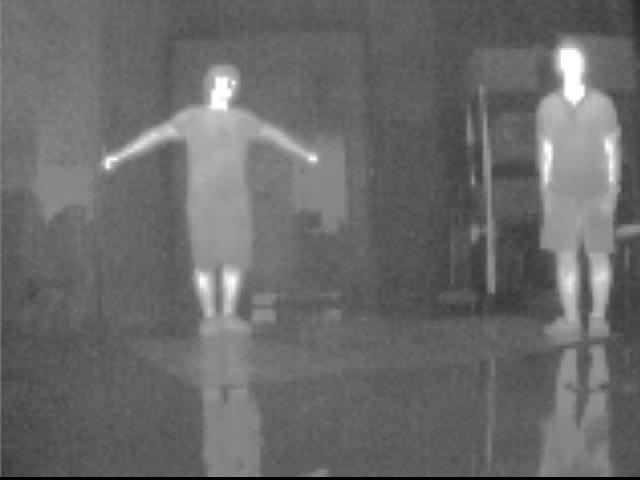
%> input picture images/IR1_6.23_3people_walk17.jpg, 640 x 480 px
$ octave --eval "result = draw_Rectangle(imread('../images/IR1_6.23_3people_walk17.jpg'));"   (GNU Octave 9; MATLAB toolbox functions it lacks are replaced by stand-ins)
%> lines starting %> are read from the running program, lines starting %| are printed output that depends on the picture
### Working_Code/sfigure.m
function h = sfigure(h)
% SFIGURE  Create figure window (minus annoying focus-theft).
%
% Usage is identical to figure.
%
% Daniel Eaton, 2005
%
% See also figure

if nargin>=1
	if ishandle(h)
		set(0, 'CurrentFigure', h);
	else
		h = figure(h);
	end
else
	h = figure;
end

### code/draw_Rectangle.m
%%%This function will determine centroids, row1L, row2L, column1L, column2L
%%%and draw a rectangle around the target

function [centroids, row1L, row2L, column1L, column2L] = draw_Rectangle(BW)
    verticalL = any(BW,2);
    horizontalL = any(BW,1);
    row1L = find(verticalL,1,'first');                                     %%%Finds top row pixel of 1 in image
    row2L = find(verticalL,1, 'last');                                     %%%Finds lowest/bottom row pixel of 1 in image
    column1L = find(horizontalL,1,'first');                                %%%Finds first horizontal pixel (first side of target)
    column2L = find(horizontalL,1,'last');                                 %%%Finds last horizontal pixel (last side of target)
    wL = column2L - column1L;
    hL = row2L - row1L;

    sfigure(3); imshow(BW); hold on;
    rectangle('Position',[column1L row1L wL hL],'EdgeColor','r','LineStyle','-.','LineWidth',1.5);
    center  = regionprops(BW, 'centroid');
    centroids = cat(1, center.Centroid);
    plot(centroids(:,1), centroids(:,2), '+r', 'MarkerSize',10);           %%%Mass Centroid
%> in draw_Rectangle, `verticalL = any(BW,2);`: verticalL = 480 logical values, 480 true
%> in draw_Rectangle, `horizontalL = any(BW,1);`: horizontalL = 640 logical values, 640 true
%> in draw_Rectangle, `row1L = find(verticalL,1,'first');`: row1L = 1
%> in draw_Rectangle, `row2L = find(verticalL,1, 'last');`: row2L = 480
%> in draw_Rectangle, `column1L = find(horizontalL,1,'first');`: column1L = 1
%> in draw_Rectangle, `column2L = find(horizontalL,1,'last');`: column2L = 640
%> in draw_Rectangle, `wL = column2L - column1L;`: wL = 639
%> in draw_Rectangle, `hL = row2L - row1L;`: hL = 479
%> in draw_Rectangle, `center  = regionprops(BW, 'centroid');`: center = 255 regions; first 5, Centroid: [330.5 479.3], [381.4 479.2], [305.6 478.7], [402.5 478.2], [206.6 478.2]
%> in draw_Rectangle, `centroids = cat(1, center.Centroid);`: centroids = 255 rows, first 12: [330.5 479.3; 381.4 479.2; 305.6 478.7; 402.5 478.2; 206.6 478.2; 437.7 478; 505 478; 329 478; 0 0; 1 478; 0 0; 0 0]
%> `result = draw_Rectangle(imread('../images/IR1_6.23_3people_walk17.jpg'..`:
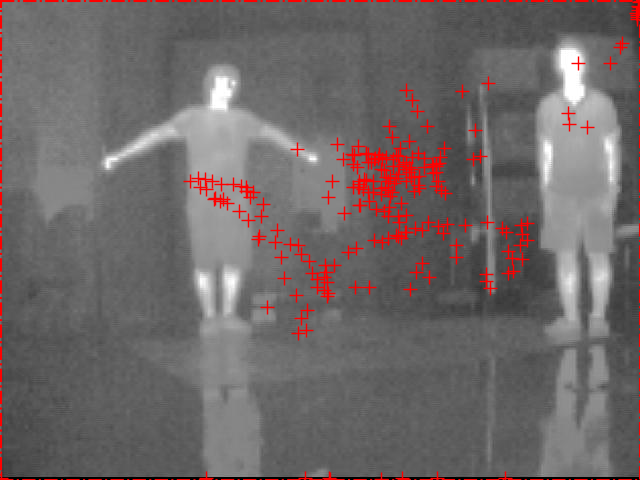
%> figure redrawn from the program's plot data
%> `result = draw_Rectangle(imread('../images/IR1_6.23_3people_walk17.jpg'..`: result has the same summary as centroids in draw_Rectangle

$ run again, on images/IR1_gesture5.jpg
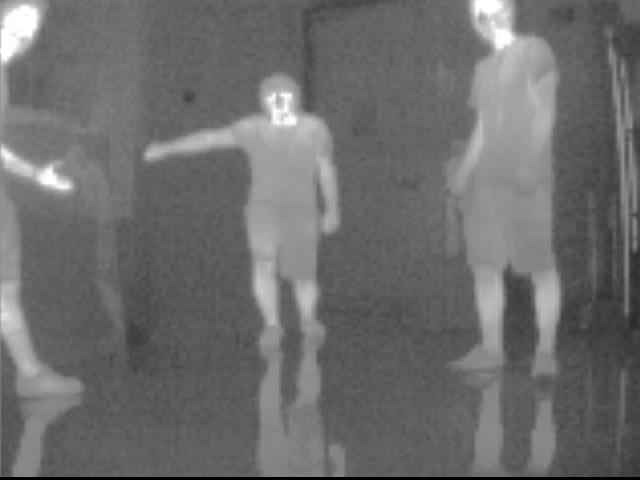
%> input picture images/IR1_gesture5.jpg, 640 x 480 px
%> verticalL = 480 logical values, 480 true
%> horizontalL = 640 logical values, 640 true
%> row1L = 1
%> row2L = 480
%> column1L = 1
%> column2L = 640
%> wL = 639
%> hL = 479
%> center = 255 regions; first 5, Centroid: [333.3 479.1], [336.4 479], [327.8 478.7], [422.9 478.6], [276.7 478]
%> centroids = 255 rows, first 12: [333.3 479.1; 336.4 479; 327.8 478.7; 422.9 478.6; 276.7 478; 549.2 478; 0 0; 0 0; 0 0; 0 0; 0 0; 0 0]
%> `result = draw_Rectangle(imread('../images/IR1_6.23_3people_walk17.jpg'..`:
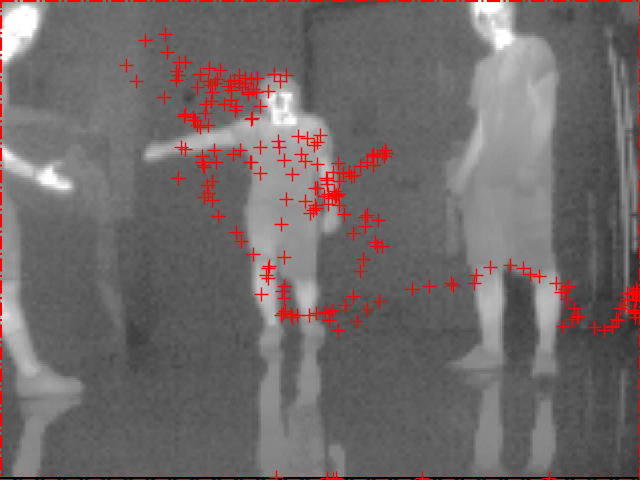
%> figure redrawn from the program's plot data
%> result has the same summary as centroids in draw_Rectangle

$ run again, on images/IR3_gesture10.jpg
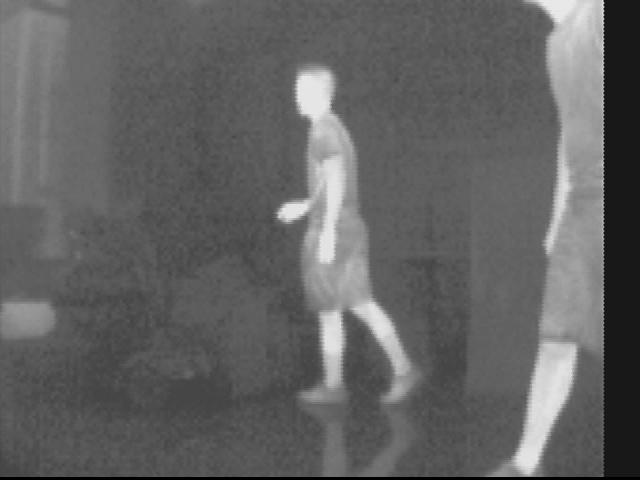
%> input picture images/IR3_gesture10.jpg, 640 x 480 px
%> verticalL = 480 logical values, 480 true
%> horizontalL = 640 logical values, 640 true
%> row1L = 1
%> row2L = 480
%> column1L = 1
%> column2L = 640
%> wL = 639
%> hL = 479
%> center = 238 regions; first 5, Centroid: [290.2 479.2], [374.9 479.1], [321.1 478.8], [273.9 478.9], [282.5 479.1]
%> centroids = 238 rows, first 12: [290.2 479.2; 374.9 479.1; 321.1 478.8; 273.9 478.9; 282.5 479.1; 356.5 478.5; 547 478; 488 478; 0 0; 606.6 201.8; 606.3 188.1; 606.2 159.9]
%> `result = draw_Rectangle(imread('../images/IR1_6.23_3people_walk17.jpg'..`:
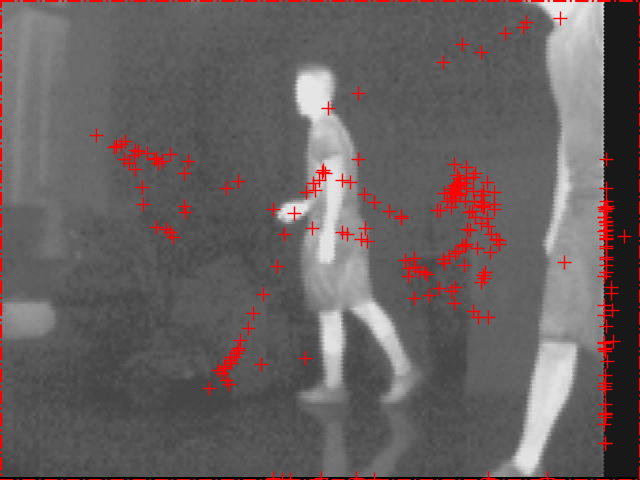
%> figure redrawn from the program's plot data
%> result has the same summary as centroids in draw_Rectangle

$ run again, on images/picR142.jpg
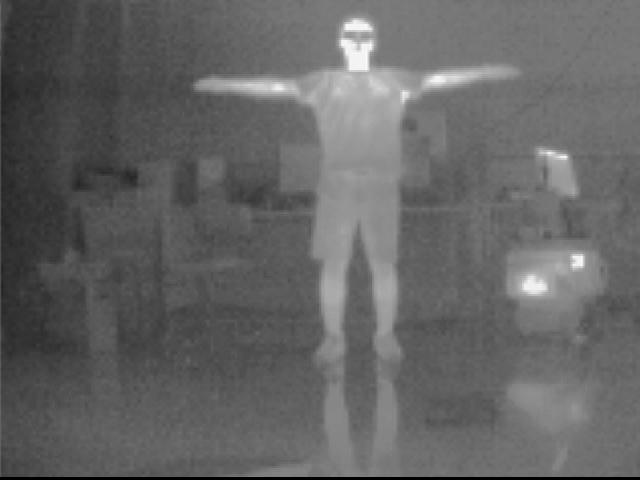
%> input picture images/picR142.jpg, 640 x 480 px
%> verticalL = 480 logical values, 480 true
%> horizontalL = 640 logical values, 640 true
%> row1L = 1
%> row2L = 480
%> column1L = 1
%> column2L = 640
%> wL = 639
%> hL = 479
%> center = 255 regions; first 5, Centroid: [395.2 479], [367.2 478.8], [316.7 478.7], [367.9 478.4], [116.8 478.4]
%> centroids = 255 rows, first 12: [395.2 479; 367.2 478.8; 316.7 478.7; 367.9 478.4; 116.8 478.4; 312 479; 0 0; 0 0; 0 0; 0 0; 0 0; 0 0]
%> `result = draw_Rectangle(imread('../images/IR1_6.23_3people_walk17.jpg'..`:
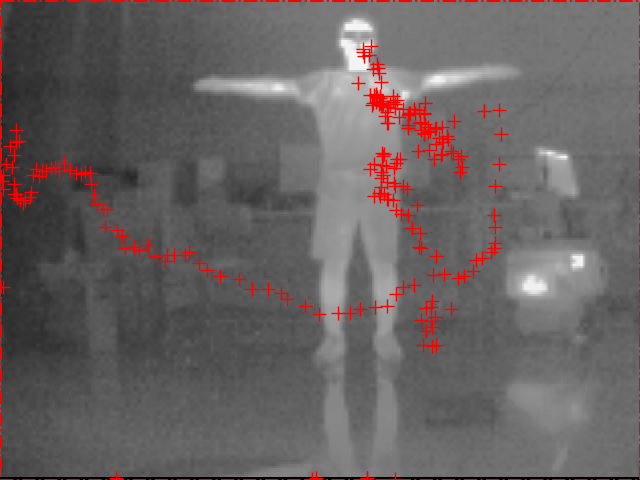
%> figure redrawn from the program's plot data
%> result has the same summary as centroids in draw_Rectangle
